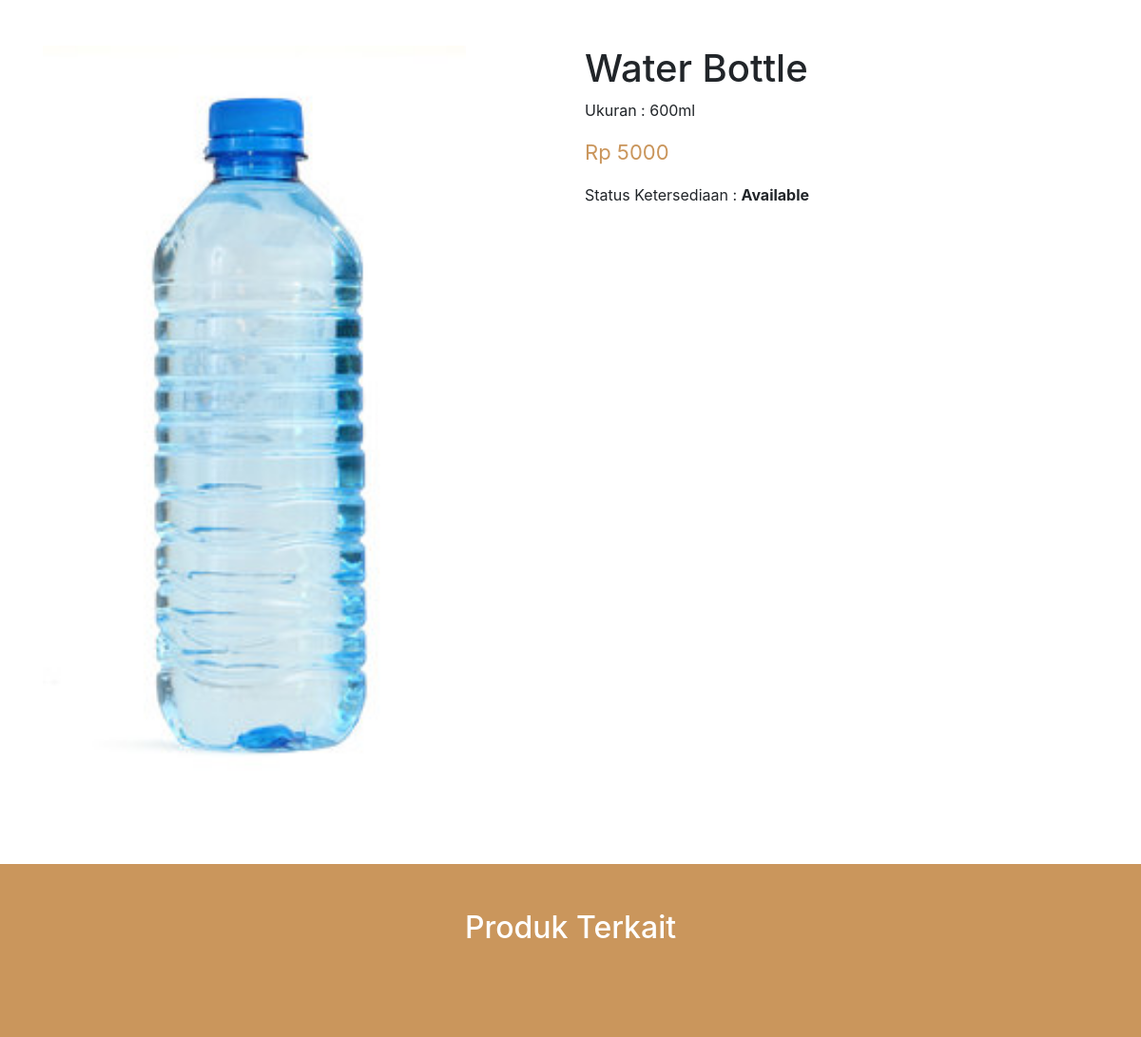
The page /user/product-detail.php?nama=Water Bottle on the database its author committed.
### tables this page shows
CREATE TABLE `product` (
  `product_id` int(11) NOT NULL,
  `name_product` varchar(100) DEFAULT NULL,
  `price` double DEFAULT NULL,
  `category_id` int(11) DEFAULT NULL,
  `photo` varchar(255) DEFAULT NULL,
  `detail` text DEFAULT NULL,
  `stock_availability` enum('Not_Available','Available') DEFAULT NULL
);

### user/product-detail.php (the view, shortened to what this page needs)
<?php
    require "../includes/koneksi.php";
    $nama = htmlspecialchars($_GET['nama']);
    $queryProduct = mysqli_query($conn,"SELECT * FROM product WHERE name_product ='$nama'");
    $product = mysqli_fetch_array($queryProduct);
?>
<!DOCTYPE html>
<html lang="en">
<head>
    <link rel="stylesheet" href="../css/style.css">
    <link rel="stylesheet" href="https://stackpath.bootstrapcdn.com/bootstrap/4.5.2/css/bootstrap.min.css">
</head>
<body>
    <div class="container-fluid py-5">
        <div class="container">
            <div class="row">
                <div class="col-lg-5 mb-3">
                    <img src="../image/<?php echo $product['photo']?>" class="w-100" alt="">
                </div>
                <div class="col-lg-6 offset-lg-1">
                    <h1> <?php echo $product['name_product']; ?></h1>
                    <p class="fs-5">
                        <?php echo $product['detail'];?>
                    </p>
                    <p class="text-harga">
                        Rp <?php echo $product['price'];?>
                    </p>
                    <p class="fs-5"> Status Ketersediaan : <strong> <?php echo $product['stock_availability']?> </strong> </p>
                </div>
            </div>
        </div>
    </div>
    <div class="containier-fluid py-5 warna2" >
        <div class="container">
            <h2 class="text-center text-white mb-5">Produk Terkait</h2>
        </div>
    </div>
</body>
</html>

### css/style.css (style rules this page uses)
.warna2 { background-color: #CA965C; }
.text-harga { font-size: 22px; color: #CA965C; }

### rows shown on the page
product: photo (picture), name_product "Water Bottle", detail "Ukuran : 600ml", price "5000", stock_availability "Available"
